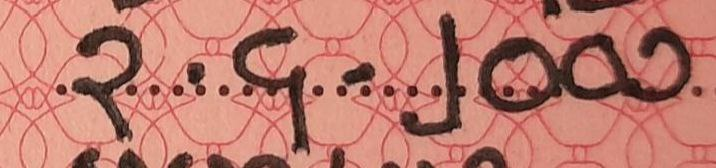
#> input picture nrc_date_recognizer/image.png, 716 x 168 px
$ python -i preprocess.py   (imports and definitions only)
#> lines starting #> are read from the running program, lines starting #| are printed output that depends on the picture; after the words box and inside, x2 and y2 are one past the last pixel; in counts of white or black regions, pixels touching at a corner belong together
#> further down, picture is the input picture: shape (168, 716, 3); mean B, G, R 111.7, 124.8, 191.4
import cv2
import numpy as np

class Preprocessor:
    """Preprocessing for NRC images and digit crops"""

    def __init__(self, target_height=32, target_width=128):
        self.target_height = target_height
        self.target_width = target_width

    def preprocess_full_image(self, image):
        """Preprocess full NRC image before YOLO detection"""
        denoised = cv2.fastNlMeansDenoisingColored(image, h=10, hColor=10)

        lab = cv2.cvtColor(denoised, cv2.COLOR_BGR2LAB)
        l, a, b = cv2.split(lab)
        clahe = cv2.createCLAHE(clipLimit=3.0, tileGridSize=(8, 8))
        l = clahe.apply(l)
        enhanced = cv2.cvtColor(cv2.merge([l, a, b]), cv2.COLOR_LAB2BGR)

        kernel = np.array([[-1, -1, -1], [-1, 9, -1], [-1, -1, -1]])
        sharpened = cv2.filter2D(enhanced, -1, kernel)

        return sharpened

    def preprocess_for_crnn(self, image):
        """Preprocess concatenated digit image for CRNN input"""
        if len(image.shape) == 3:
            gray = cv2.cvtColor(image, cv2.COLOR_BGR2GRAY)
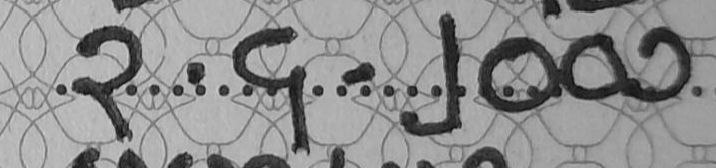
#> gray: shape (168, 716); min 6, max 215, mean 143.2
        else:
            gray = image.copy()

        bg_kernel = cv2.getStructuringElement(cv2.MORPH_RECT, (25, 25))
        background = cv2.morphologyEx(gray, cv2.MORPH_CLOSE, bg_kernel)
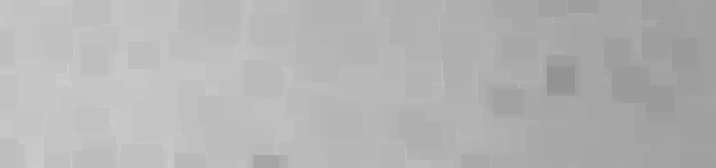
#> background: shape (168, 716); min 147, max 215, mean 179.8

        corrected = cv2.absdiff(gray, background)
        corrected = cv2.normalize(corrected, None, 0, 255, cv2.NORM_MINMAX)
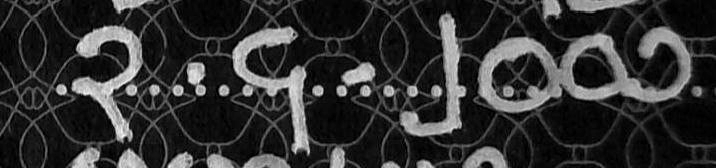
#> corrected: shape (168, 716); min 0, max 255, mean 48.8

        denoised = cv2.fastNlMeansDenoising(corrected, h=10)

        binary = cv2.adaptiveThreshold(
            denoised,
            255,
            cv2.ADAPTIVE_THRESH_GAUSSIAN_C,
            cv2.THRESH_BINARY_INV,
            15,
            3
        )
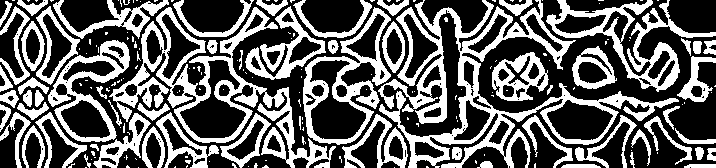
#> binary: shape (168, 716); 38.9% white; 194 white regions (132 under 20 px), largest, box (x1, y1, x2, y2) and area: (378, 0, 679, 168) 10078, (109, 7, 336, 168) 7213, (546, 0, 716, 92) 3444

        kernel = np.ones((2, 2), np.uint8)
        cleaned = cv2.morphologyEx(binary, cv2.MORPH_OPEN, kernel)
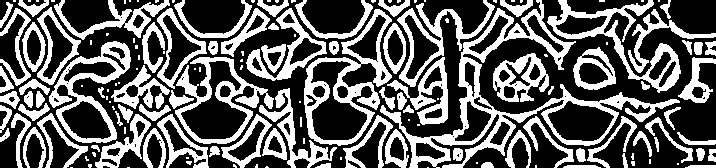
#> cleaned: shape (168, 716); 38.3% white; 156 white regions (71 under 20 px), largest, box (x1, y1, x2, y2) and area: (380, 0, 680, 168) 6405, (304, 9, 392, 146) 3072, (547, 0, 681, 93) 2406
        cleaned = cv2.morphologyEx(cleaned, cv2.MORPH_CLOSE, kernel)
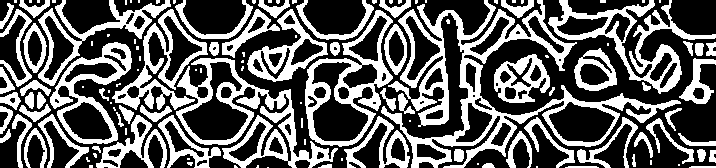
#> cleaned: shape (168, 716); 38.5% white; 127 white regions (61 under 20 px), largest, box (x1, y1, x2, y2) and area: (381, 0, 681, 168) 9389, (176, 58, 338, 168) 4535, (548, 0, 716, 94) 3406

        h, w = cleaned.shape
#> h = 168; w = 716
        scale = min(self.target_width / w, self.target_height / h)
#> scale = 0.179
        new_w, new_h = int(w * scale), int(h * scale)
#> new_w = 128; new_h = 30
        resized = cv2.resize(cleaned, (new_w, new_h))

        canvas = np.zeros((self.target_height, self.target_width), dtype=np.uint8)
        y_off = (self.target_height - new_h) // 2
#> y_off = 1
        x_off = (self.target_width - new_w) // 2
#> x_off = 0
        canvas[y_off:y_off + new_h, x_off:x_off + new_w] = resized
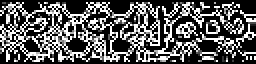
#> canvas: shape (32, 128) (shown 2 times larger); min 0, max 255, mean 91.4

        normalized = canvas.astype(np.float32) / 255.0
        return normalized

>>> import cv2
>>> picture = cv2.imread('../../nrc_date_recognizer/image.png')
>>> result = Preprocessor().preprocess_for_crnn(picture)
